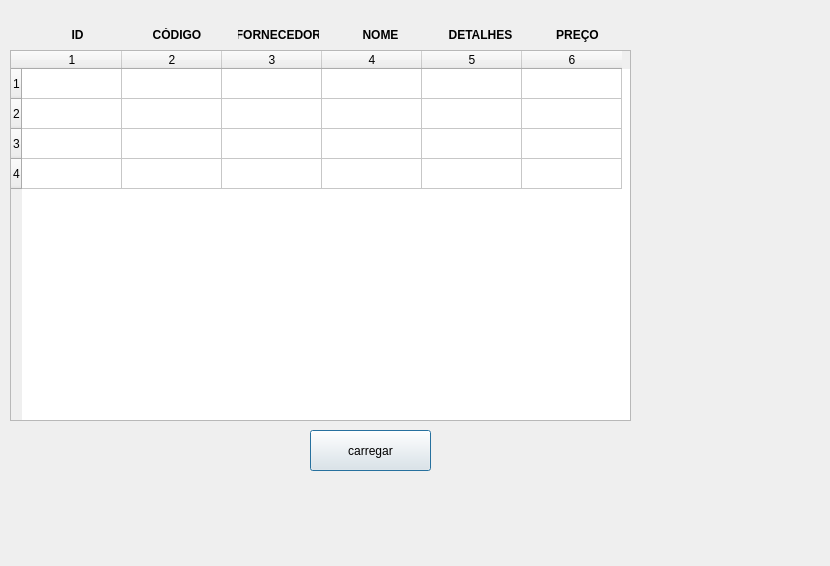
<?xml version="1.0" encoding="UTF-8"?>
<ui version="4.0">
 <class>Dialog</class>
 <widget class="QDialog" name="Dialog">
  <property name="geometry">
   <rect>
    <x>0</x>
    <y>0</y>
    <width>830</width>
    <height>566</height>
   </rect>
  </property>
  <property name="windowTitle">
   <string>Dialog</string>
  </property>
  <widget class="QTableWidget" name="tableWidget">
   <property name="geometry">
    <rect>
     <x>10</x>
     <y>50</y>
     <width>621</width>
     <height>371</height>
    </rect>
   </property>
   <property name="rowCount">
    <number>4</number>
   </property>
   <property name="columnCount">
    <number>6</number>
   </property>
   <row/>
   <row/>
   <row/>
   <row/>
   <column/>
   <column/>
   <column/>
   <column/>
   <column/>
   <column/>
  </widget>
  <widget class="QPushButton" name="pushButton">
   <property name="geometry">
    <rect>
     <x>310</x>
     <y>430</y>
     <width>121</width>
     <height>41</height>
    </rect>
   </property>
   <property name="text">
    <string>carregar</string>
   </property>
  </widget>
  <widget class="QLabel" name="label">
   <property name="geometry">
    <rect>
     <x>54</x>
     <y>28</y>
     <width>47</width>
     <height>13</height>
    </rect>
   </property>
   <property name="font">
    <font>
     <weight>75</weight>
     <bold>true</bold>
    </font>
   </property>
   <property name="text">
    <string>ID</string>
   </property>
   <property name="alignment">
    <set>Qt::AlignCenter</set>
   </property>
  </widget>
  <widget class="QLabel" name="label_2">
   <property name="geometry">
    <rect>
     <x>153</x>
     <y>28</y>
     <width>48</width>
     <height>13</height>
    </rect>
   </property>
   <property name="font">
    <font>
     <weight>75</weight>
     <bold>true</bold>
    </font>
   </property>
   <property name="text">
    <string>CÓDIGO</string>
   </property>
   <property name="alignment">
    <set>Qt::AlignCenter</set>
   </property>
  </widget>
  <widget class="QLabel" name="label_3">
   <property name="geometry">
    <rect>
     <x>238</x>
     <y>25</y>
     <width>81</width>
     <height>20</height>
    </rect>
   </property>
   <property name="font">
    <font>
     <weight>75</weight>
     <bold>true</bold>
    </font>
   </property>
   <property name="text">
    <string>FORNECEDOR</string>
   </property>
   <property name="alignment">
    <set>Qt::AlignCenter</set>
   </property>
  </widget>
  <widget class="QLabel" name="label_4">
   <property name="geometry">
    <rect>
     <x>440</x>
     <y>25</y>
     <width>81</width>
     <height>20</height>
    </rect>
   </property>
   <property name="font">
    <font>
     <weight>75</weight>
     <bold>true</bold>
    </font>
   </property>
   <property name="text">
    <string>DETALHES</string>
   </property>
   <property name="alignment">
    <set>Qt::AlignCenter</set>
   </property>
  </widget>
  <widget class="QLabel" name="label_6">
   <property name="geometry">
    <rect>
     <x>537</x>
     <y>25</y>
     <width>81</width>
     <height>20</height>
    </rect>
   </property>
   <property name="font">
    <font>
     <weight>75</weight>
     <bold>true</bold>
    </font>
   </property>
   <property name="text">
    <string>PREÇO</string>
   </property>
   <property name="alignment">
    <set>Qt::AlignCenter</set>
   </property>
  </widget>
  <widget class="QLabel" name="label_7">
   <property name="geometry">
    <rect>
     <x>340</x>
     <y>25</y>
     <width>81</width>
     <height>20</height>
    </rect>
   </property>
   <property name="font">
    <font>
     <weight>75</weight>
     <bold>true</bold>
    </font>
   </property>
   <property name="text">
    <string>NOME</string>
   </property>
   <property name="alignment">
    <set>Qt::AlignCenter</set>
   </property>
  </widget>
 </widget>
 <resources/>
 <connections/>
</ui>
